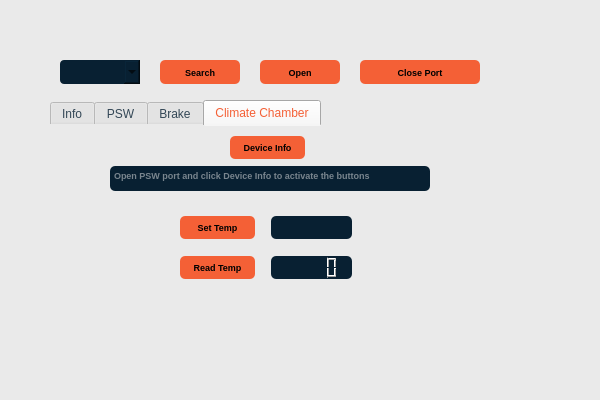
<?xml version="1.0" encoding="UTF-8"?>
<ui version="4.0">
 <class>MainWindow</class>
 <widget class="QMainWindow" name="MainWindow">
  <property name="geometry">
   <rect>
    <x>0</x>
    <y>0</y>
    <width>600</width>
    <height>400</height>
   </rect>
  </property>
  <property name="sizePolicy">
   <sizepolicy hsizetype="Fixed" vsizetype="Fixed">
    <horstretch>0</horstretch>
    <verstretch>0</verstretch>
   </sizepolicy>
  </property>
  <property name="minimumSize">
   <size>
    <width>600</width>
    <height>400</height>
   </size>
  </property>
  <property name="maximumSize">
   <size>
    <width>600</width>
    <height>400</height>
   </size>
  </property>
  <property name="windowTitle">
   <string>MainWindow</string>
  </property>
  <property name="styleSheet">
   <string notr="true"> background-color:#EAEAEA

</string>
  </property>
  <widget class="QWidget" name="centralwidget">
   <property name="sizePolicy">
    <sizepolicy hsizetype="Minimum" vsizetype="Minimum">
     <horstretch>0</horstretch>
     <verstretch>0</verstretch>
    </sizepolicy>
   </property>
   <property name="maximumSize">
    <size>
     <width>1677721</width>
     <height>1677721</height>
    </size>
   </property>
   <property name="styleSheet">
    <string notr="true">QTabBar::tab:hover{
border-top-color: #1D2A32;
border-color: #40494E;
color: black;
	background-color: qlineargradient(spread:repeat, x1:0, y1:0, x2:0.994909, y2:1, stop:0 rgba(244, 96, 54, 255), stop:1 rgba(255, 213, 201, 255));
}

QPushButton{
    background-color: #F46036;
    border-radius: 5px;
    border-color: beige;
    font: bold 9px;
	color: 'white';
    padding: 2px;	
	border-width: 2px;
}

QTextBrowser{
    background-color: #000000;
	color: #EAEAEA;
    border-radius: 5px;
    border-color: beige;
    font: bold 9px;
    padding: 0px;	
	border-width: 2px;
}


QLineEdit{
    background-color: #082032;
    border-radius: 5px; 
    border-color: beige;
    font: bold 9px;
    padding: 0px;	
	border-width: 2px;
	color: white;
}

QComboBox{
    background-color: 082032;
    border-radius: 0px; 
    border-color: beige;
    font: bold 9px;
  
}






QLabel{
    background-color: #082032;
    border-color: beige;
    border-radius: 5px; 
    font: bold 9px;

}

QTextEdit{
    background-color: #082032;
    border-radius: 5px; 
    border-color: beige;
    font: bold 9px;
    padding: 0px;	
	border-width: 2px;
}


QLCDNumber{
    background-color: #082032;
    border-radius: 5px; 
    border-color: beige;
    font: bold 9px;
    padding: 0px;	
	border-width: 2px;
	color : red;
}



</string>
   </property>
   <widget class="QPushButton" name="btnSearchPorts">
    <property name="geometry">
     <rect>
      <x>160</x>
      <y>60</y>
      <width>80</width>
      <height>24</height>
     </rect>
    </property>
    <property name="sizePolicy">
     <sizepolicy hsizetype="Fixed" vsizetype="Fixed">
      <horstretch>0</horstretch>
      <verstretch>0</verstretch>
     </sizepolicy>
    </property>
    <property name="styleSheet">
     <string notr="true"/>
    </property>
    <property name="text">
     <string>Search</string>
    </property>
   </widget>
   <widget class="QComboBox" name="cmbPortList">
    <property name="geometry">
     <rect>
      <x>60</x>
      <y>60</y>
      <width>80</width>
      <height>24</height>
     </rect>
    </property>
    <property name="sizePolicy">
     <sizepolicy hsizetype="Fixed" vsizetype="Fixed">
      <horstretch>0</horstretch>
      <verstretch>0</verstretch>
     </sizepolicy>
    </property>
    <property name="styleSheet">
     <string notr="true">
border-radius: 4px;
background-color: #082032;</string>
    </property>
   </widget>
   <widget class="QPushButton" name="btnOpenPort">
    <property name="geometry">
     <rect>
      <x>260</x>
      <y>60</y>
      <width>80</width>
      <height>24</height>
     </rect>
    </property>
    <property name="sizePolicy">
     <sizepolicy hsizetype="Fixed" vsizetype="Fixed">
      <horstretch>0</horstretch>
      <verstretch>0</verstretch>
     </sizepolicy>
    </property>
    <property name="text">
     <string>Open</string>
    </property>
   </widget>
   <widget class="QPushButton" name="btnClose">
    <property name="geometry">
     <rect>
      <x>360</x>
      <y>60</y>
      <width>120</width>
      <height>24</height>
     </rect>
    </property>
    <property name="sizePolicy">
     <sizepolicy hsizetype="Fixed" vsizetype="Fixed">
      <horstretch>0</horstretch>
      <verstretch>0</verstretch>
     </sizepolicy>
    </property>
    <property name="text">
     <string>Close Port</string>
    </property>
   </widget>
   <widget class="QTabWidget" name="tabContainer">
    <property name="enabled">
     <bool>true</bool>
    </property>
    <property name="geometry">
     <rect>
      <x>50</x>
      <y>100</y>
      <width>500</width>
      <height>250</height>
     </rect>
    </property>
    <property name="focusPolicy">
     <enum>Qt::StrongFocus</enum>
    </property>
    <property name="layoutDirection">
     <enum>Qt::LeftToRight</enum>
    </property>
    <property name="autoFillBackground">
     <bool>false</bool>
    </property>
    <property name="styleSheet">
     <string notr="true">QTabWidget::pane {
	border-radius: 5px;
}
QTabBar {
	border: 0px outset #31363B;
	color: #334756;
}
QTabBar::tab:top:selected {
	color: #F46036;
} 
</string>
    </property>
    <property name="tabPosition">
     <enum>QTabWidget::North</enum>
    </property>
    <property name="tabShape">
     <enum>QTabWidget::Rounded</enum>
    </property>
    <property name="currentIndex">
     <number>3</number>
    </property>
    <property name="elideMode">
     <enum>Qt::ElideRight</enum>
    </property>
    <property name="usesScrollButtons">
     <bool>false</bool>
    </property>
    <property name="tabsClosable">
     <bool>false</bool>
    </property>
    <widget class="QWidget" name="tabOutputText">
     <property name="styleSheet">
      <string notr="true">border-radius: 5px;</string>
     </property>
     <attribute name="title">
      <string>Info</string>
     </attribute>
     <widget class="QTextBrowser" name="txtbxInfo">
      <property name="enabled">
       <bool>true</bool>
      </property>
      <property name="geometry">
       <rect>
        <x>30</x>
        <y>50</y>
        <width>200</width>
        <height>150</height>
       </rect>
      </property>
      <property name="minimumSize">
       <size>
        <width>0</width>
        <height>150</height>
       </size>
      </property>
      <property name="styleSheet">
       <string notr="true">background-color: #082032;
border-radius: 5px;</string>
      </property>
      <property name="lineWrapMode">
       <enum>QTextEdit::NoWrap</enum>
      </property>
      <property name="html">
       <string>&lt;!DOCTYPE HTML PUBLIC &quot;-//W3C//DTD HTML 4.0//EN&quot; &quot;http://www.w3.org/TR/REC-html40/strict.dtd&quot;&gt;
&lt;html&gt;&lt;head&gt;&lt;meta name=&quot;qrichtext&quot; content=&quot;1&quot; /&gt;&lt;style type=&quot;text/css&quot;&gt;
p, li { white-space: pre-wrap; }
&lt;/style&gt;&lt;/head&gt;&lt;body style=&quot; font-family:'MS Shell Dlg 2'; font-size:9px; font-weight:600; font-style:normal;&quot;&gt;
&lt;p align=&quot;center&quot; style=&quot;-qt-paragraph-type:empty; margin-top:0px; margin-bottom:0px; margin-left:0px; margin-right:0px; -qt-block-indent:0; text-indent:0px;&quot;&gt;&lt;br /&gt;&lt;/p&gt;&lt;/body&gt;&lt;/html&gt;</string>
      </property>
     </widget>
     <widget class="QPushButton" name="btnPortInfo">
      <property name="geometry">
       <rect>
        <x>90</x>
        <y>13</y>
        <width>80</width>
        <height>24</height>
       </rect>
      </property>
      <property name="text">
       <string>PortInfo</string>
      </property>
     </widget>
     <widget class="QPushButton" name="btnShowPorts">
      <property name="geometry">
       <rect>
        <x>340</x>
        <y>13</y>
        <width>80</width>
        <height>24</height>
       </rect>
      </property>
      <property name="palette">
       <palette>
        <active>
         <colorrole role="WindowText">
          <brush brushstyle="SolidPattern">
           <color alpha="255">
            <red>255</red>
            <green>255</green>
            <blue>255</blue>
           </color>
          </brush>
         </colorrole>
         <colorrole role="Button">
          <brush brushstyle="SolidPattern">
           <color alpha="255">
            <red>244</red>
            <green>96</green>
            <blue>54</blue>
           </color>
          </brush>
         </colorrole>
         <colorrole role="Text">
          <brush brushstyle="SolidPattern">
           <color alpha="255">
            <red>255</red>
            <green>255</green>
            <blue>255</blue>
           </color>
          </brush>
         </colorrole>
         <colorrole role="ButtonText">
          <brush brushstyle="SolidPattern">
           <color alpha="255">
            <red>255</red>
            <green>255</green>
            <blue>255</blue>
           </color>
          </brush>
         </colorrole>
         <colorrole role="Base">
          <brush brushstyle="SolidPattern">
           <color alpha="255">
            <red>244</red>
            <green>96</green>
            <blue>54</blue>
           </color>
          </brush>
         </colorrole>
         <colorrole role="Window">
          <brush brushstyle="SolidPattern">
           <color alpha="255">
            <red>244</red>
            <green>96</green>
            <blue>54</blue>
           </color>
          </brush>
         </colorrole>
        </active>
        <inactive>
         <colorrole role="WindowText">
          <brush brushstyle="SolidPattern">
           <color alpha="255">
            <red>255</red>
            <green>255</green>
            <blue>255</blue>
           </color>
          </brush>
         </colorrole>
         <colorrole role="Button">
          <brush brushstyle="SolidPattern">
           <color alpha="255">
            <red>244</red>
            <green>96</green>
            <blue>54</blue>
           </color>
          </brush>
         </colorrole>
         <colorrole role="Text">
          <brush brushstyle="SolidPattern">
           <color alpha="255">
            <red>255</red>
            <green>255</green>
            <blue>255</blue>
           </color>
          </brush>
         </colorrole>
         <colorrole role="ButtonText">
          <brush brushstyle="SolidPattern">
           <color alpha="255">
            <red>255</red>
            <green>255</green>
            <blue>255</blue>
           </color>
          </brush>
         </colorrole>
         <colorrole role="Base">
          <brush brushstyle="SolidPattern">
           <color alpha="255">
            <red>244</red>
            <green>96</green>
            <blue>54</blue>
           </color>
          </brush>
         </colorrole>
         <colorrole role="Window">
          <brush brushstyle="SolidPattern">
           <color alpha="255">
            <red>244</red>
            <green>96</green>
            <blue>54</blue>
           </color>
          </brush>
         </colorrole>
        </inactive>
        <disabled>
         <colorrole role="WindowText">
          <brush brushstyle="SolidPattern">
           <color alpha="255">
            <red>255</red>
            <green>255</green>
            <blue>255</blue>
           </color>
          </brush>
         </colorrole>
         <colorrole role="Button">
          <brush brushstyle="SolidPattern">
           <color alpha="255">
            <red>244</red>
            <green>96</green>
            <blue>54</blue>
           </color>
          </brush>
         </colorrole>
         <colorrole role="Text">
          <brush brushstyle="SolidPattern">
           <color alpha="255">
            <red>255</red>
            <green>255</green>
            <blue>255</blue>
           </color>
          </brush>
         </colorrole>
         <colorrole role="ButtonText">
          <brush brushstyle="SolidPattern">
           <color alpha="255">
            <red>255</red>
            <green>255</green>
            <blue>255</blue>
           </color>
          </brush>
         </colorrole>
         <colorrole role="Base">
          <brush brushstyle="SolidPattern">
           <color alpha="255">
            <red>244</red>
            <green>96</green>
            <blue>54</blue>
           </color>
          </brush>
         </colorrole>
         <colorrole role="Window">
          <brush brushstyle="SolidPattern">
           <color alpha="255">
            <red>244</red>
            <green>96</green>
            <blue>54</blue>
           </color>
          </brush>
         </colorrole>
        </disabled>
       </palette>
      </property>
      <property name="styleSheet">
       <string notr="true"/>
      </property>
      <property name="text">
       <string>Show Ports</string>
      </property>
     </widget>
     <widget class="QTextBrowser" name="txtbxShowPorts">
      <property name="enabled">
       <bool>true</bool>
      </property>
      <property name="geometry">
       <rect>
        <x>280</x>
        <y>50</y>
        <width>200</width>
        <height>150</height>
       </rect>
      </property>
      <property name="minimumSize">
       <size>
        <width>0</width>
        <height>150</height>
       </size>
      </property>
      <property name="styleSheet">
       <string notr="true">background-color: #082032;
border-radius: 5px;</string>
      </property>
      <property name="lineWrapMode">
       <enum>QTextEdit::NoWrap</enum>
      </property>
     </widget>
    </widget>
    <widget class="QWidget" name="tabPSW">
     <property name="styleSheet">
      <string notr="true"/>
     </property>
     <attribute name="title">
      <string>PSW</string>
     </attribute>
     <widget class="QPushButton" name="btnSetPSWVoltage">
      <property name="geometry">
       <rect>
        <x>130</x>
        <y>90</y>
        <width>75</width>
        <height>23</height>
       </rect>
      </property>
      <property name="text">
       <string>Set Voltage</string>
      </property>
     </widget>
     <widget class="QLineEdit" name="lneditPSWVoltage">
      <property name="geometry">
       <rect>
        <x>221</x>
        <y>90</y>
        <width>81</width>
        <height>23</height>
       </rect>
      </property>
     </widget>
     <widget class="QPushButton" name="btnReadPSWVoltage">
      <property name="geometry">
       <rect>
        <x>130</x>
        <y>130</y>
        <width>75</width>
        <height>23</height>
       </rect>
      </property>
      <property name="text">
       <string>Read Voltage</string>
      </property>
     </widget>
     <widget class="QLCDNumber" name="lcdNumber">
      <property name="geometry">
       <rect>
        <x>221</x>
        <y>130</y>
        <width>81</width>
        <height>23</height>
       </rect>
      </property>
      <property name="layoutDirection">
       <enum>Qt::LeftToRight</enum>
      </property>
      <property name="styleSheet">
       <string notr="true"/>
      </property>
     </widget>
     <widget class="QPushButton" name="btnReadPSWCurrent">
      <property name="geometry">
       <rect>
        <x>130</x>
        <y>170</y>
        <width>75</width>
        <height>23</height>
       </rect>
      </property>
      <property name="text">
       <string>Read Current</string>
      </property>
     </widget>
     <widget class="QLCDNumber" name="lcdReadCurrent">
      <property name="geometry">
       <rect>
        <x>221</x>
        <y>170</y>
        <width>81</width>
        <height>23</height>
       </rect>
      </property>
      <property name="layoutDirection">
       <enum>Qt::LeftToRight</enum>
      </property>
      <property name="styleSheet">
       <string notr="true"/>
      </property>
     </widget>
     <widget class="QTextBrowser" name="txtbrwPSWInfo">
      <property name="geometry">
       <rect>
        <x>60</x>
        <y>40</y>
        <width>320</width>
        <height>25</height>
       </rect>
      </property>
      <property name="verticalScrollBarPolicy">
       <enum>Qt::ScrollBarAlwaysOff</enum>
      </property>
      <property name="horizontalScrollBarPolicy">
       <enum>Qt::ScrollBarAlwaysOff</enum>
      </property>
      <property name="placeholderText">
       <string>Open PSW port and click Device Info to activate the buttons</string>
      </property>
     </widget>
     <widget class="QPushButton" name="btnPSWInfo">
      <property name="geometry">
       <rect>
        <x>180</x>
        <y>10</y>
        <width>75</width>
        <height>23</height>
       </rect>
      </property>
      <property name="text">
       <string>Device Info</string>
      </property>
     </widget>
    </widget>
    <widget class="QWidget" name="Brake">
     <property name="styleSheet">
      <string notr="true"/>
     </property>
     <attribute name="title">
      <string>Brake</string>
     </attribute>
     <widget class="QPushButton" name="btnSetOpenLoopTrq">
      <property name="geometry">
       <rect>
        <x>60</x>
        <y>90</y>
        <width>75</width>
        <height>24</height>
       </rect>
      </property>
      <property name="text">
       <string>Set Torque</string>
      </property>
     </widget>
     <widget class="QPushButton" name="btnReadBrakeSpeed">
      <property name="geometry">
       <rect>
        <x>60</x>
        <y>130</y>
        <width>75</width>
        <height>24</height>
       </rect>
      </property>
      <property name="text">
       <string>Read Speed</string>
      </property>
     </widget>
     <widget class="QLineEdit" name="lneditOpenLoopTrq">
      <property name="geometry">
       <rect>
        <x>170</x>
        <y>90</y>
        <width>210</width>
        <height>24</height>
       </rect>
      </property>
      <property name="styleSheet">
       <string notr="true">color: 'white';</string>
      </property>
      <property name="alignment">
       <set>Qt::AlignCenter</set>
      </property>
      <property name="placeholderText">
       <string>Enter a value between 0-99</string>
      </property>
     </widget>
     <widget class="QTextBrowser" name="txtbrwReadSpeed">
      <property name="geometry">
       <rect>
        <x>170</x>
        <y>130</y>
        <width>210</width>
        <height>24</height>
       </rect>
      </property>
      <property name="styleSheet">
       <string notr="true">color: 'white';</string>
      </property>
      <property name="verticalScrollBarPolicy">
       <enum>Qt::ScrollBarAlwaysOff</enum>
      </property>
      <property name="horizontalScrollBarPolicy">
       <enum>Qt::ScrollBarAlwaysOff</enum>
      </property>
     </widget>
     <widget class="QTextBrowser" name="txtbrwBrakeInfo">
      <property name="geometry">
       <rect>
        <x>60</x>
        <y>40</y>
        <width>320</width>
        <height>24</height>
       </rect>
      </property>
      <property name="layoutDirection">
       <enum>Qt::LeftToRight</enum>
      </property>
      <property name="frameShadow">
       <enum>QFrame::Raised</enum>
      </property>
      <property name="verticalScrollBarPolicy">
       <enum>Qt::ScrollBarAlwaysOff</enum>
      </property>
      <property name="horizontalScrollBarPolicy">
       <enum>Qt::ScrollBarAlwaysOff</enum>
      </property>
      <property name="placeholderText">
       <string>Open brake port and click Device Info to activate the buttons</string>
      </property>
     </widget>
     <widget class="QPushButton" name="btnResetBrake">
      <property name="geometry">
       <rect>
        <x>60</x>
        <y>170</y>
        <width>75</width>
        <height>24</height>
       </rect>
      </property>
      <property name="text">
       <string>Reset Brake</string>
      </property>
     </widget>
     <widget class="QPushButton" name="btnBrakeInfo">
      <property name="geometry">
       <rect>
        <x>180</x>
        <y>10</y>
        <width>75</width>
        <height>24</height>
       </rect>
      </property>
      <property name="styleSheet">
       <string notr="true"/>
      </property>
      <property name="text">
       <string>Device Info</string>
      </property>
     </widget>
    </widget>
    <widget class="QWidget" name="Climate">
     <attribute name="title">
      <string>Climate Chamber</string>
     </attribute>
     <widget class="QTextBrowser" name="txtbrwClimateInfo">
      <property name="geometry">
       <rect>
        <x>60</x>
        <y>40</y>
        <width>320</width>
        <height>25</height>
       </rect>
      </property>
      <property name="verticalScrollBarPolicy">
       <enum>Qt::ScrollBarAlwaysOff</enum>
      </property>
      <property name="horizontalScrollBarPolicy">
       <enum>Qt::ScrollBarAlwaysOff</enum>
      </property>
      <property name="placeholderText">
       <string>Open PSW port and click Device Info to activate the buttons</string>
      </property>
     </widget>
     <widget class="QPushButton" name="btnReadTemp">
      <property name="geometry">
       <rect>
        <x>130</x>
        <y>130</y>
        <width>75</width>
        <height>23</height>
       </rect>
      </property>
      <property name="text">
       <string>Read Temp</string>
      </property>
     </widget>
     <widget class="QLCDNumber" name="lcdClimateRead">
      <property name="geometry">
       <rect>
        <x>221</x>
        <y>130</y>
        <width>81</width>
        <height>23</height>
       </rect>
      </property>
      <property name="layoutDirection">
       <enum>Qt::LeftToRight</enum>
      </property>
      <property name="styleSheet">
       <string notr="true"/>
      </property>
     </widget>
     <widget class="QPushButton" name="btnSetTemp">
      <property name="geometry">
       <rect>
        <x>130</x>
        <y>90</y>
        <width>75</width>
        <height>23</height>
       </rect>
      </property>
      <property name="text">
       <string>Set Temp</string>
      </property>
     </widget>
     <widget class="QLineEdit" name="lneditTemp">
      <property name="geometry">
       <rect>
        <x>221</x>
        <y>90</y>
        <width>81</width>
        <height>23</height>
       </rect>
      </property>
     </widget>
     <widget class="QPushButton" name="btnClimateInfo">
      <property name="geometry">
       <rect>
        <x>180</x>
        <y>10</y>
        <width>75</width>
        <height>23</height>
       </rect>
      </property>
      <property name="text">
       <string>Device Info</string>
      </property>
     </widget>
    </widget>
   </widget>
   <zorder>tabContainer</zorder>
   <zorder>btnSearchPorts</zorder>
   <zorder>cmbPortList</zorder>
   <zorder>btnOpenPort</zorder>
   <zorder>btnClose</zorder>
  </widget>
  <widget class="QStatusBar" name="statusbar"/>
  <action name="actionBlack">
   <property name="text">
    <string>Black</string>
   </property>
  </action>
  <action name="actionWhite">
   <property name="text">
    <string>White</string>
   </property>
  </action>
  <action name="actionRed">
   <property name="text">
    <string>Red</string>
   </property>
  </action>
  <action name="actionBlue">
   <property name="text">
    <string>Blue</string>
   </property>
  </action>
  <action name="actionGreen">
   <property name="text">
    <string>Green</string>
   </property>
  </action>
 </widget>
 <resources>
  <include location="../tool/SADFA.qrc"/>
 </resources>
 <connections/>
</ui>
